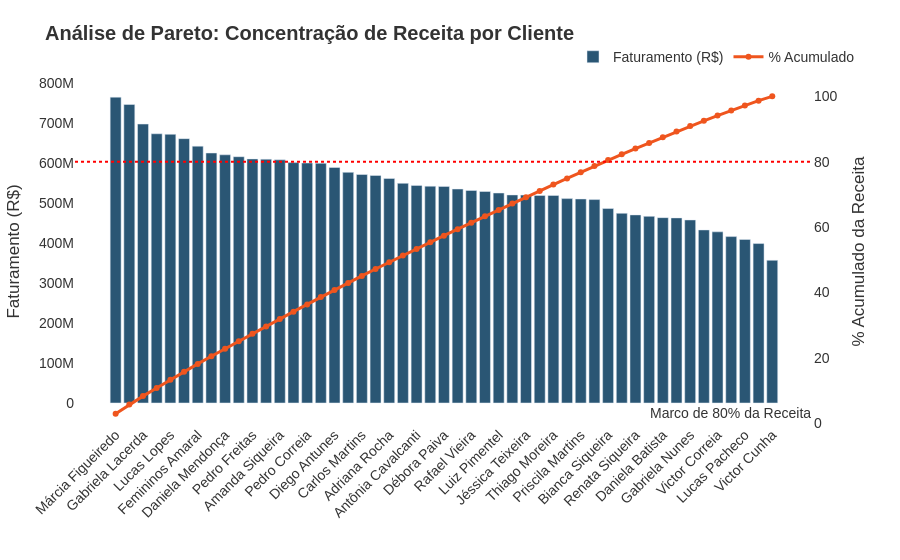

The cell this chart's notebook holds for it:
### Markdown cell above
### 1.5.2 - Análise de Pareto - O quão concetrado ou disperso entre a clientela está o nosso faturamento.

### Code cell
query_pareto = """
-- Table names clarification:
-- df_sales: Represents sales_2023_2024.csv.
-- df_clients: Represents clientes_crm.json.

WITH client_revenue AS (
    SELECT
        id_client,
        SUM(total * qtd) AS total_revenue
    FROM df_sales
    GROUP BY id_client
),
ranked_revenue AS (
    SELECT
        c.full_name AS raw_client_name,
        cr.total_revenue,
        SUM(cr.total_revenue) OVER (ORDER BY cr.total_revenue DESC ROWS BETWEEN UNBOUNDED PRECEDING AND CURRENT ROW) AS cumulative_revenue,
        SUM(cr.total_revenue) OVER () AS grand_total
    FROM client_revenue cr
    INNER JOIN df_clients c 
        ON cr.id_client = c.code
)
SELECT
    raw_client_name,
    total_revenue,
    (cumulative_revenue / grand_total) * 100 AS cumulative_percentage
FROM ranked_revenue
ORDER BY total_revenue DESC;
"""

df_pareto = duckdb.query(query_pareto).df()

def format_professional_name(full_name):
    parts = str(full_name).strip().split()
    
    if len(parts) > 1:
        return f"{parts[0]} {parts[-1]}"

    return full_name

df_pareto['client_name'] = df_pareto['raw_client_name'].apply(format_professional_name)

total_clientes = len(df_pareto)
clientes_80_porcento = len(df_pareto[df_pareto['cumulative_percentage'] <= 80])
concentracao = (clientes_80_porcento / total_clientes) * 100

print("=== RISCO DE CONCENTRAÇÃO ===")
print(f"O faturamento total vem de uma base de {total_clientes} clientes.")
print(f"No entanto, 80% de toda a receita da empresa está concentrada em apenas {clientes_80_porcento} clientes ({concentracao:.1f}% da base).")
if concentracao <= 20:
    print("ALERTA DE RISCO ALTO: A regra de Pareto (80/20) é muito forte aqui. A perda de um top cliente causará grande impacto.")
else:
    print("SAÚDE DA BASE: A receita está bem distribuída e não sofre do risco severo de Pareto.")
print("===========================================================\n")

# ==========================================
# VISUALIZATION
# ==========================================

fig = make_subplots(specs=[[{"secondary_y": True}]])

fig.add_trace(
    go.Bar(
        x=df_pareto['client_name'],
        y=df_pareto['total_revenue'],
        name="Faturamento (R$)",
        marker_color='rgb(42, 86, 116)',
        hovertemplate="Faturamento: R$ %{y:,.2f}<extra></extra>"
    ),
    secondary_y=False,
)

fig.add_trace(
    go.Scatter(
        x=df_pareto['client_name'],
        y=df_pareto['cumulative_percentage'],
        name="% Acumulado",
        mode='lines+markers',
        line=dict(color='rgb(239, 85, 30)', width=3),
        marker=dict(size=6),
        hovertemplate="Acumulado: %{y:.1f}%<extra></extra>"
    ),
    secondary_y=True,
)

fig.update_layout(
    title="<b>Análise de Pareto: Concentração de Receita por Cliente</b>",
    plot_bgcolor="white",
    font=dict(family="Arial", size=14, color="#333333"),
    hovermode="x unified",
    legend=dict(orientation="h", yanchor="bottom", y=1.02, xanchor="right", x=1),
    margin=dict(l=40, r=40, t=80, b=40)
)

fig.update_xaxes(title_text="", showgrid=False, tickangle=-45)
fig.update_yaxes(title_text="Faturamento (R$)", showgrid=False, secondary_y=False)
fig.update_yaxes(title_text="% Acumulado da Receita", range=[0, 105], showgrid=False, secondary_y=True)

fig.add_hline(y=80, line_dash="dot", line_color="red", secondary_y=True, 
              annotation_text="Marco de 80% da Receita", annotation_position="bottom right")

fig.show()

### Figure 1 — Plotly figure (JSON) as saved in the notebook; plotly's stock layout.template omitted (floating-point values rounded to 4 significant figures)
{"data": [{"hovertemplate": "Faturamento: R$ %{y:,.2f}<extra></extra>", "marker": {"color": "rgb(42, 86, 116)"}, "name": "Faturamento (R$)", "type": "bar", "x": ["Márcia Figueiredo", "Fernanda Vieira", "Gabriela Lacerda", "Carla Rocha", "Lucas Lopes", "Francisca Pinheiro", "Femininos Amaral", "Bianca Rodrigues", "Daniela Mendonça", "Daniel Teixeira", "Pedro Freitas", "Luiz Araújo", "Amanda Siqueira", "Ana Coelho", "Pedro Correia", "Renata Mendonça", "Diego Antunes", "Letícia Oliveira", "Carlos Martins", "Mateus Antunes", "Adriana Rocha", "Gabriela Amaral", "Antônia Cavalcanti", "Renata Cardoso", "Débora Paiva", "Jéssica Cunha", "Rafael Vieira", "Sandra Peixoto", "Luiz Pimentel", "Luís Coelho", "Jéssica Teixeira", "Carla Araújo", "Thiago Moreira", "Rafael Barros", "Priscila Martins", "Femininos Antunes", "Bianca Siqueira", "Jéssica Martins", "Renata Siqueira", "Diego Cunha", "Daniela Batista", "Bruno Silva", "Gabriela Nunes", "Victor Monteiro", "Victor Correia", "Bruna Rodrigues", "Lucas Pacheco", "Flávia Coelho", "Victor Cunha"], "xaxis": "x", "y": [765100000.0, 746800000.0, 697800000.0, 673500000.0, 672100000.0, 661300000.0, 642500000.0, 625400000.0, 620900000.0, 616100000.0, 610600000.0, 609900000.0, 608200000.0, 601300000.0, 600400000.0, 599700000.0, 589200000.0, 577000000.0, 571600000.0, 569200000.0, 561600000.0, 549500000.0, 544400000.0, 542400000.0, 541900000.0, 535300000.0, 531700000.0, 529100000.0, 525300000.0, 520500000.0, 520100000.0, 519200000.0, 519200000.0, 511200000.0, 510300000.0, 508900000.0, 486500000.0, 474500000.0, 470500000.0, 466900000.0, 463700000.0, 463100000.0, 457900000.0, 432900000.0, 428200000.0, 416300000.0, 409100000.0, 398900000.0, 357000000.0], "yaxis": "y"}, {"hovertemplate": "Acumulado: %{y:.1f}%<extra></extra>", "line": {"color": "rgb(239, 85, 30)", "width": 3}, "marker": {"size": 6}, "mode": "lines+markers", "name": "% Acumulado", "type": "scatter", "x": ["Márcia Figueiredo", "Fernanda Vieira", "Gabriela Lacerda", "Carla Rocha", "Lucas Lopes", "Francisca Pinheiro", "Femininos Amaral", "Bianca Rodrigues", "Daniela Mendonça", "Daniel Teixeira", "Pedro Freitas", "Luiz Araújo", "Amanda Siqueira", "Ana Coelho", "Pedro Correia", "Renata Mendonça", "Diego Antunes", "Letícia Oliveira", "Carlos Martins", "Mateus Antunes", "Adriana Rocha", "Gabriela Amaral", "Antônia Cavalcanti", "Renata Cardoso", "Débora Paiva", "Jéssica Cunha", "Rafael Vieira", "Sandra Peixoto", "Luiz Pimentel", "Luís Coelho", "Jéssica Teixeira", "Carla Araújo", "Thiago Moreira", "Rafael Barros", "Priscila Martins", "Femininos Antunes", "Bianca Siqueira", "Jéssica Martins", "Renata Siqueira", "Diego Cunha", "Daniela Batista", "Bruno Silva", "Gabriela Nunes", "Victor Monteiro", "Victor Correia", "Bruna Rodrigues", "Lucas Pacheco", "Flávia Coelho", "Victor Cunha"], "xaxis": "x", "y": [2.849, 5.63, 8.228, 10.74, 13.24, 15.7, 18.09, 20.42, 22.73, 25.03, 27.3, 29.57, 31.84, 34.08, 36.31, 38.55, 40.74, 42.89, 45.02, 47.14, 49.23, 51.27, 53.3, 55.32, 57.34, 59.33, 61.31, 63.28, 65.24, 67.18, 69.11, 71.05, 72.98, 74.88, 76.78, 78.68, 80.49, 82.26, 84.01, 85.75, 87.48, 89.2, 90.91, 92.52, 94.11, 95.66, 97.19, 98.67, 100.0], "yaxis": "y2"}], "layout": {"annotations": [{"showarrow": false, "text": "Marco de 80% da Receita", "x": 1, "xanchor": "right", "xref": "x domain", "y": 80, "yanchor": "top", "yref": "y"}], "font": {"color": "#333333", "family": "Arial", "size": 14}, "hovermode": "x unified", "legend": {"orientation": "h", "x": 1, "xanchor": "right", "y": 1.02, "yanchor": "bottom"}, "margin": {"b": 40, "l": 40, "r": 40, "t": 80}, "plot_bgcolor": "white", "shapes": [{"line": {"color": "red", "dash": "dot"}, "type": "line", "x0": 0, "x1": 1, "xref": "x domain", "y0": 80, "y1": 80, "yref": "y2"}], "title": {"text": "<b>Análise de Pareto: Concentração de Receita por Cliente</b>"}, "xaxis": {"anchor": "y", "domain": [0, 0.94], "showgrid": false, "tickangle": -45, "title": {"text": ""}}, "yaxis": {"anchor": "x", "domain": [0, 1], "showgrid": false, "title": {"text": "Faturamento (R$)"}}, "yaxis2": {"anchor": "x", "overlaying": "y", "range": [0, 105], "showgrid": false, "side": "right", "title": {"text": "% Acumulado da Receita"}}}}
